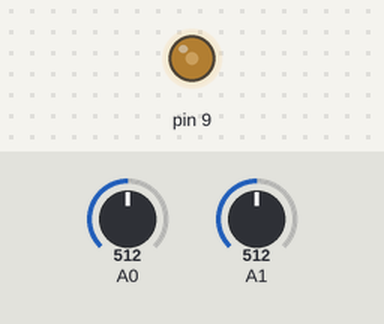
Recording of a sketch running on a simulated Arduino Uno, built with avr-gcc and run on an emulated ATmega328P. On the bench: output pins drawn as LEDs (lit = HIGH). The inputs (shaded band) are chosen by the test bench; at power-on: A0 = 512, A1 = 512.

Above: at 1.2 s.
1.3 s: A0 set to 900
At 4.0 s:
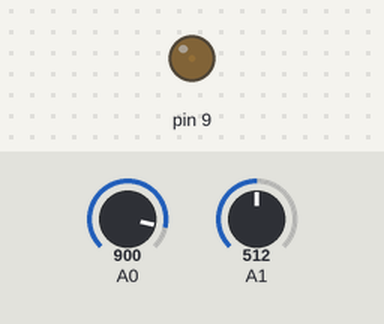
4.3 s: A1 set to 306
7.3 s: A0 set to 1023
10.3 s: A1 set to 284
13.3 s: A1 set to 122
16.3 s: A0 set to 0
Timing chart, 0 to 19.3 s (numbered marks = the images above; inputs shaded):
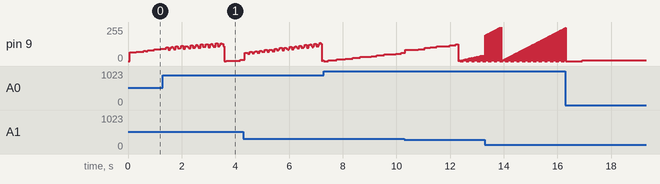

The sketch:

Sawtooth_testB.ino
```cpp
float a = 2;
float p = 0.1;
float t = 0;

void setup() {
  // put your setup code here, to run once:
  Serial.begin(9600);
  pinMode(A0, INPUT);
  pinMode(A1, INPUT);
  pinMode(9, OUTPUT);
}

void loop() {
  // put your main code here, to run repeatedly:
  p = map(analogRead(A0), 0, 1023, 1, 10000);
  a = float(map(analogRead(A1), 0, 1023, 1, 100));
  float x = 2 * ((t / a) - floor(0.5 + t / a));
  int val = (1 +  x) / 2 * 255;
 // Serial.println(x);
  analogWrite(9, val);
  t += 0.1;
  delayMicroseconds(p);
  digitalWrite(9, LOW);
  delayMicroseconds(p);

}
```
